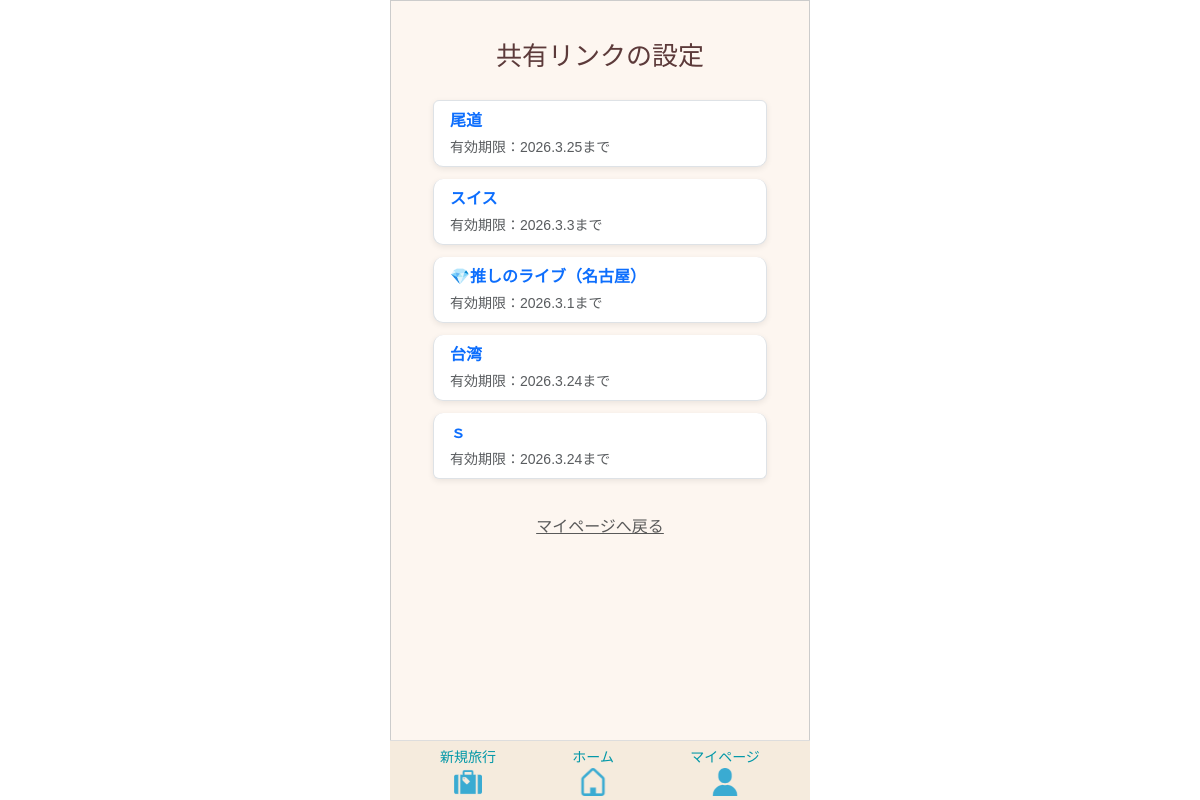
The app's page /share/settings/ (signed in) with its own data.
### app/models/link.py (models this page shows)
class Link(models.Model):
    class PermissionType(models.IntegerChoices):
        READ_ONLY    = 0, _("閲覧のみ")
        EDITABLE     = 1, _("編集可能")
    class ExpirationType(models.IntegerChoices):
        ONE_MONTH = 0, _("1か月間")
        AFTER_TRIP = 1, _("旅行終了日翌日")
        USER_INPUT = 2, _("ユーザー入力")
    template = models.ForeignKey(
        Template,
        on_delete=models.CASCADE,
        verbose_name=_("テンプレートID")
    )
    user = models.ForeignKey(
        settings.AUTH_USER_MODEL,
        on_delete=models.CASCADE,
        verbose_name=_("ユーザーID")
    )
    share_token = models.CharField(
        max_length=12,
        unique=True,
        verbose_name=_("共有トークン")
    )
    permission_type = models.IntegerField(
        choices=PermissionType.choices,
        default=PermissionType.READ_ONLY,
        verbose_name=_("編集権限")
    )
    expiration_type = models.IntegerField(
        choices=ExpirationType.choices,
        default=ExpirationType.ONE_MONTH,
        verbose_name=_("有効期限タイプ")
    )
    expiration_date = models.DateField(
         verbose_name=_("有効期限"),
         )
    created_at = models.DateTimeField(
         auto_now_add=True,
         verbose_name=_("作成日")
         )
    updated_at = models.DateTimeField(
        auto_now=True,
        verbose_name=_("更新日")
        )
    class Meta:
      verbose_name = _("共有リンク")
      verbose_name_plural = _("共有リンク")

### app/models/template.py (models this page shows, shortened)
class Template(models.Model):
    class SourceType(models.IntegerChoices):
        FROM_TRAVEL   = 0, _("旅行情報より作成")
        FROM_TEMPLATE = 1, _("既存テンプレートを反映")
    user = models.ForeignKey(
        settings.AUTH_USER_MODEL,
        on_delete=models.CASCADE,
        verbose_name=_("ユーザーID")
    )
    travel_info = models.ForeignKey(
        Travel_info,
        on_delete=models.CASCADE,
        verbose_name=_("旅行情報ID")
    )
    source_type = models.IntegerField(
        choices=SourceType.choices,
        verbose_name=_("生成タイプ")
    )
    template_source = models.ForeignKey(
        "self",
        null=True,
        blank=True,
        on_delete=models.SET_NULL,
        verbose_name=_("テンプレート参照元"),
        related_name="derived_templates"
    )
    created_at = models.DateTimeField(
         auto_now_add=True,
         verbose_name=_("作成日")
         )
    updated_at = models.DateTimeField(
        auto_now=True,
        verbose_name=_("更新日")
        )
    class Meta:
      verbose_name = _("テンプレート")

### app/models/travel.py (models this page shows, shortened)
class Travel_info(models.Model):
    class StayType(models.IntegerChoices):
        DAY_TRIP = 0, _("日帰り")
        STAY     = 1, _("宿泊")
    class LocationType(models.IntegerChoices):
        DOMESTIC = 0, _("国内")
        OVERSEAS = 1, _("海外")
    class StatusType(models.IntegerChoices):
        NOT_DONE  = 0, _("未")
        COMPLETE  = 1, _("完")
        PROCESSED = 2, _("済")
    travel_info_id = models.AutoField(
        primary_key=True,
        verbose_name=_("旅行情報ID")
    )
    user = models.ForeignKey(
        settings.AUTH_USER_MODEL,
        on_delete=models.CASCADE,
        verbose_name=_("ユーザーID")
    )
    travel_title = models.CharField(
        max_length=100,
        verbose_name=_("旅行タイトル")
    )
    start_date = models.DateField(
        verbose_name=_("開始日")
    )
    end_date = models.DateField(
        verbose_name=_("終了日")
    )
    stay_type = models.IntegerField(
        choices=StayType.choices,
        verbose_name=_("宿泊タイプ")
    )
    location = models.IntegerField(
        choices=LocationType.choices,
        verbose_name=_("場所"),
    )
    memo = models.CharField(
        max_length=230,
        blank=True,
        verbose_name=_("メモ")
    )
    status = models.IntegerField(
        choices=StatusType.choices,
        default=0,
        verbose_name=_("ステータス")
    )
    transport = models.ManyToManyField(
        "Transport",
        through="Travelmode",
        verbose_name=_("交通手段")
    )
    created_at = models.DateTimeField(
        auto_now_add=True,
        verbose_name=_("作成日")
    )
    updated_at = models.DateTimeField(
       auto_now=True,
        verbose_name=_("更新日")
    )
    class Meta:
        verbose_name = _("旅行情報")
        verbose_name_plural = _("旅行情報")

### app/views/mypage/link.py (the view)
# urls.py: path('share/settings/', share_settings, name='share_settings'),
@login_required
def share_settings(request):
    links = Link.objects.filter(user=request.user).order_by('-created_at')
    for link in links:
        if link.expiration_date:
            df = DateFormat(link.expiration_date)
            link.formatted_expiration = df.format('Y.n.j')
        link.absolute_url = request.build_absolute_uri(f"/share/{link.share_token}/")
    return render(request, 'mypage/link_list.html', {
        'links': links
    })

### templates/mypage/link_list.html (shortened to what this page needs)
{% extends 'base.html' %}
{% load static %}
{% block extra_css %}
{{ block.super }}
<link rel="stylesheet" href="{% static 'tabipre/css/mypage/list_link.css' %}">
<link rel="stylesheet" href="{% static 'tabipre/css/mypage/mypage.css' %}">
{% endblock %}
{% block content %}
<div class="container mt-4">
    <div class="mb-4 sub-title">共有リンクの設定</div>
    {% if links %}
        <ul class="list-group mb-4">
            {% for link in links %}
                <li class="list-group-item">
                    <a href="#"
                       class="text-decoration-none d-block"
                       data-bs-toggle="modal"
                       data-bs-target="#shareLinkModal"
                       data-link-id="{{ link.id }}"
                       data-url="{{ link.absolute_url }}"
                       data-permission="{{ link.permission_type }}"
                       data-expiration="{{ link.formatted_expiration }}"
                       data-title="{{ link.template.travel_info.travel_title }}"
                    >
                        <div class="fw-bold fs-6">
                            {{ link.template.travel_info.travel_title }}
                        </div>
                        <div class="text-muted small mt-1">
                            有効期限：{{ link.formatted_expiration }}まで
                        </div>
                    </a>
                </li>
            {% endfor %}
        </ul>
    {% else %}
        <p class="text-center text-muted mb-4">共有リンクはまだ登録されていません。</p>
    {% endif %}
    <div class="text-center mb-5">
        <a href="{% url 'app:mypage' %}" class="back-link">
            マイページへ戻る
        </a>
    </div>
</div>
{% endblock %}

### static/tabipre/css/base/base.css (style rules this page uses)
.sub-title { font-size: 26px; color: #5c3a3a; text-align: center; }
.back-link { color: #595959; }
html { overflow-y: scroll; }

### static/tabipre/css/mypage/list_link.css (style rules this page uses)
.list-group-item { margin-bottom: 12px; border-radius: 10px; box-shadow: 0 2px 6px rgba(0,0,0,0.08); }

### records on screen
Link: template.travel_info.travel_title "尾道", formatted_expiration "2026.3.25"
Link: template.travel_info.travel_title "スイス", formatted_expiration "2026.3.3"
Link: template.travel_info.travel_title "💎推しのライブ（名古屋）", formatted_expiration "2026.3.1"
Link: template.travel_info.travel_title "台湾", formatted_expiration "2026.3.24"
Link: template.travel_info.travel_title "ｓ", formatted_expiration "2026.3.24"
